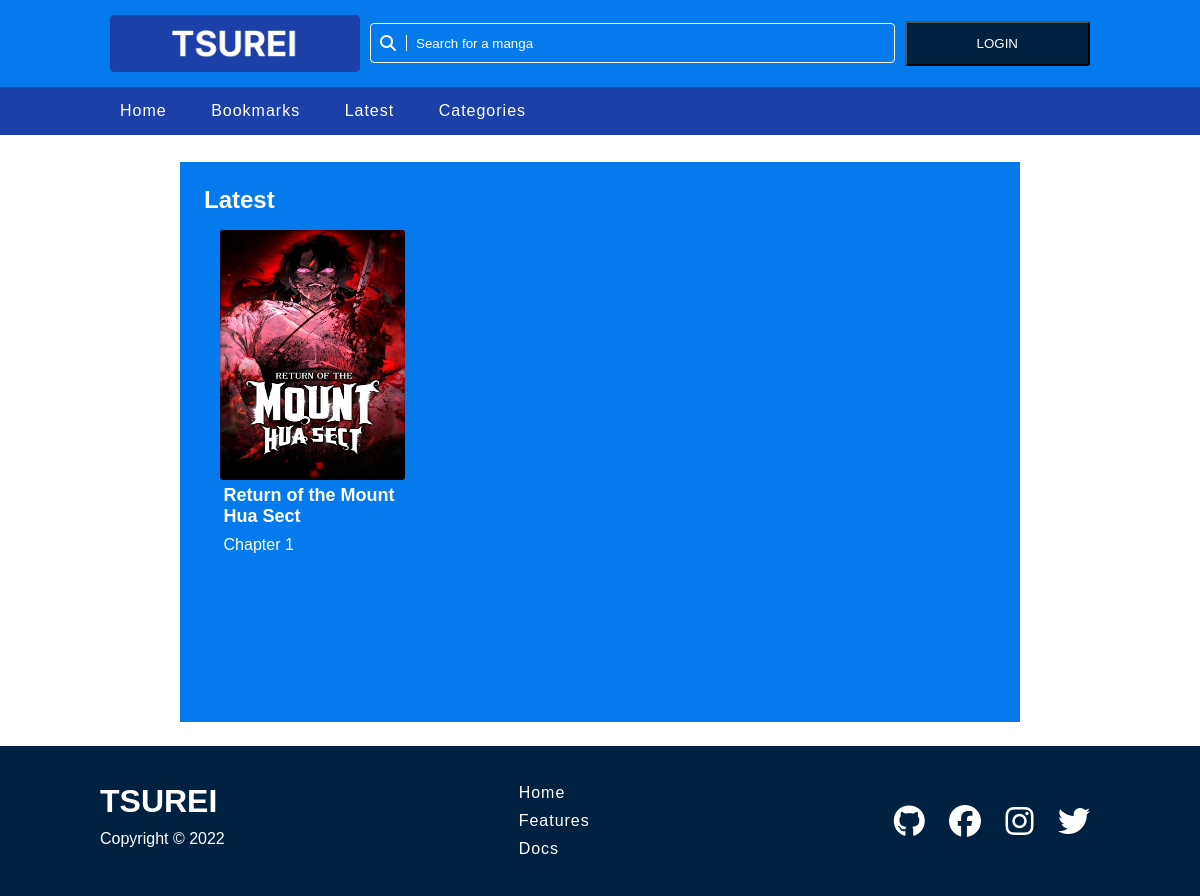
The page /latest/ on the database as committed earlier.
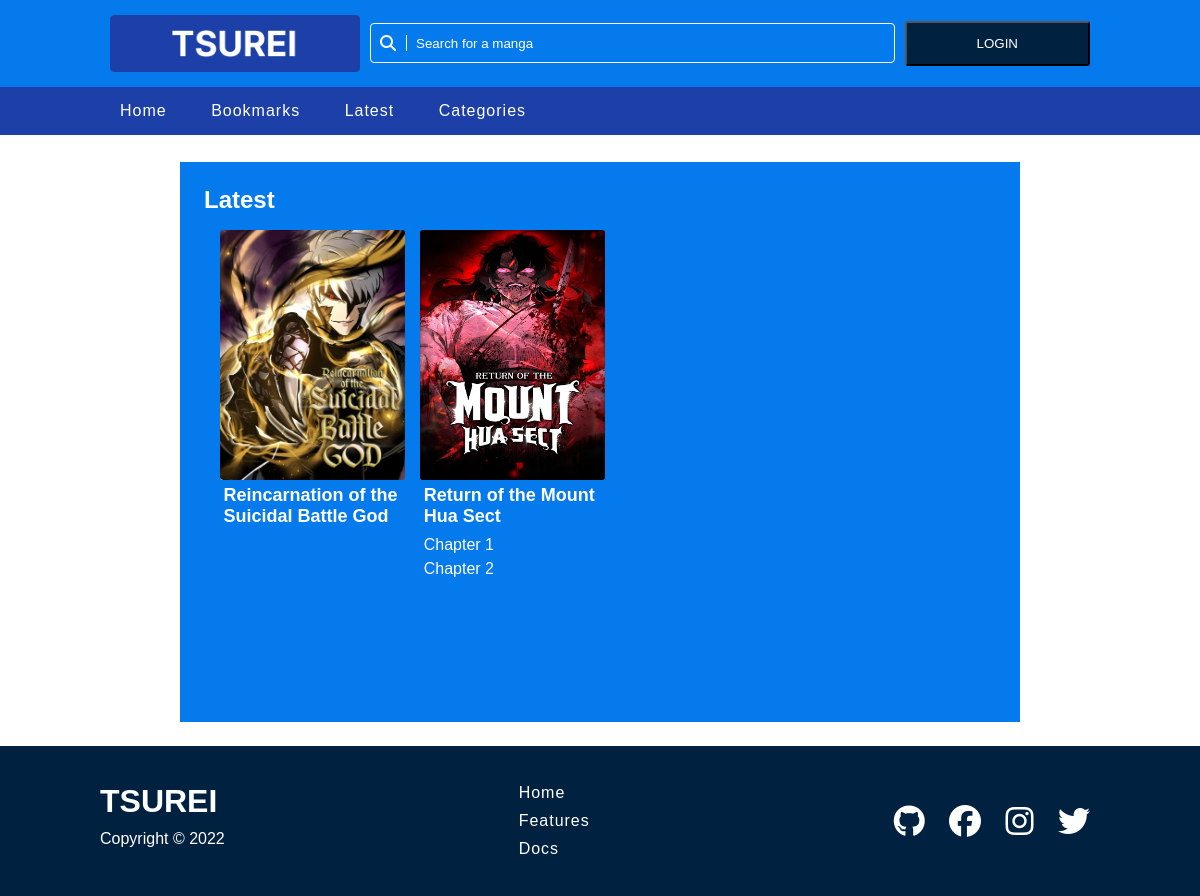
The same page on the database as committed later.
### manga/models.py (models this page shows, shortened)
class Manga(models.Model):
    user = models.ForeignKey(User, on_delete=models.CASCADE)
    author = models.CharField(max_length=50)
    title = models.CharField(max_length=100)
    cover = models.ImageField(upload_to='mangas/')
    summary = models.TextField()
    posted_date = models.DateTimeField(auto_now_add=True)
    manga_views = models.IntegerField(default=0, null=True, blank=True)
    status = models.CharField(max_length=20, default="Releasing")

class Chapter(models.Model):
    manga = models.ForeignKey(Manga, related_name="chapters", on_delete=models.CASCADE)
    chapter_number = models.IntegerField(default=1)
    image = models.ImageField(upload_to='mangas/')
    posted_date = models.DateTimeField(auto_now_add=True)

### manga/views.py (the view)
# urls.py: path('latest/', views.latest, name="latest"),
def latest(request):
    latest_mangas = Manga.objects.filter().order_by("-posted_date")
    return render(request, 'manga/latest.html', {"latest_mangas": latest_mangas})

### manga/templates/manga/latest.html (shortened to what this page needs)
{% extends 'manga/layout.html' %}
{% load static %}
{% block head %}
<link rel="stylesheet" href="{% static 'css/latest.css'%}">
{% endblock %}
{% block main %}
<div class="main-container">
    <div class="latest-container">
        <h2>Latest</h2>
        <div class="latest">
            <div class="manga-grid">
                {% for latest_manga in latest_mangas %}
                <div class="manga-grid-item">
                    <div class="manga-grid-image">
                        <img src="{{ latest_manga.cover.url }}">
                    </div>
                    <div class="manga-grid-info">
                        <h3><a href="{% url 'show-manga' latest_manga.id %}">{{ latest_manga.title }}</a></h3>
                        {% for chapter in latest_manga.chapters.all %}
                        <p>Chapter {{ chapter.chapter_number }}</p>
                        {% endfor %}
                    </div>
                </div>
                {% endfor %}
            </div>
        </div>
    </div>
</div>
{% endblock %}

### manga/templates/manga/layout.html (shortened to what this page needs)
{% load static %}
<!DOCTYPE html>
<html>
    <head>
        <link rel="stylesheet" href="{% static 'css/layout.css' %}">
        <link  rel="stylesheet" href="https://unpkg.com/swiper@8/swiper-bundle.min.css"/>
        {% block head %} {% endblock%}
    </head>
    <body>
        <div class="container">
            <div class="header">
                <nav class="nav-1">
                    <div class="logo">
                        <a href="{% url 'index' %}"><img class="logo-img" src="{% static 'images/logo.png' %}" alt="logo-image"></a>
                    </div>
                    <div class="search">
                        <input type="text" name="q" placeholder="Search for a manga">
                        <i class="fa fa-search" aria-hidden="true"></i>
                    </div>
                    <div class="btns">
                        {% if not request.user.is_authenticated %}
                            <button>
                                <a class="btn-login" href="{% url 'login' %}">LOGIN</a>
                            </button>
                        {% else %}
                            <a href="{% url 'profile' request.user.username %}">{{request.user.username}}</a>
                            <a href="{% url 'upload' %}">Upload</a>
                            <button>
                                <a class="btn-logout" href="{% url 'logout' %}">LOGOUT</a>
                            </button>
                        {% endif %}
                    </div>
                </nav>
                <nav class="nav-2">
                    <div class="btns">
                        <ul>
                            <li><a href="{% url 'index' %}">Home</a></li>
                            <li><a href="{% url 'bookmarks' %}">Bookmarks</a></li>
                            <li><a href="{% url 'latest' %}">Latest</a></li>
                            <li><a href="{% url 'categories' %}">Categories</a></li>
                        </ul>
                    </div>
                </nav>
            </div>
            <div class="main">
                {% block main %}
                {% endblock %}
            </div>
            <footer class="footer">
                <div class="footer-container">
                    <div class="title">
                        <h1>TSUREI</h1>
                        <p>Copyright &copy; 2022</p>
                    </div>
                    <div class="btns">
                        <ul>
                            <li><a href="index.html">Home</a></li>
                            <li><a href="features.html">Features</a></li>
                            <li><a href="docs.html">Docs</a></li>
                        </ul>
                    </div>
                    <div class="social">
                        <a href="#"><i class="fab fa-github fa-2x"></i></a>
                        <a href="#"><i class="fab fa-facebook fa-2x"></i></a>
                        <a href="#"><i class="fab fa-instagram fa-2x"></i></a>
                        <a href="#"><i class="fab fa-twitter fa-2x"></i></a>
                    </div>
                </div>
            </footer>
        </div>
    </body>
</html>

### manga/static/css/layout.css (style rules this page uses)
* { margin: 0; padding: 0; font-family: Arial, Helvetica, sans-serif; color: white; box-sizing: border-box; }
a { text-decoration: none; }
input { color: black; }
.container { width: 100%; min-height: 100vh; }
.header { display: flex; flex-direction: column; width: 100%; }
.nav-1 { width: 100%; display: flex; justify-content: space-between; background-color: #047AED; align-items: center; padding: 15px 100px; }
.nav-1 .logo-img { width: 250px; height: auto; display: block; position: relative; margin: 0 10px; }
.nav-1 .search { position: relative; width: 600px; height: 40px; }
.nav-1 .search input { position: absolute; top: 0; left: 0; width: 100%; height: 100%; color: #fff; background: transparent; outline: none; border: 1px solid #fff; border-radius: 4px; padding: 0 10px 0 45px; }
.nav-1 .search input::placeholder { color: #fff; }
.nav-1 .search .fa-search { position: absolute; top: 50%; transform: translateY(-50%); left: 10px; border-right: 1px solid #fff; padding-right: 10px; }
.btns { position: relative; width: auto; height: 45px; display: flex; justify-content: center; align-items: center; }
.btns a, .btns button { margin: 0 10px; }
.btns button { width: 100%; height: 100%; padding: 0px 60px; background-color: #002240; border-radius: 3px; cursor: pointer; }
.btns a { text-decoration: none; color: white; }
.nav-2 { width: 100%; background-color: #1C3FA8; height: 6vh; }
.nav-2 .btns { display: flex; justify-content: flex-start; flex-wrap: wrap; height: 100%; padding-left: 100px; }
.nav-2 .btns ul li { list-style: none; display: inline-block; margin: 0 10px; }
.nav-2 .btns ul li a { text-decoration: none; color: white; font-weight: 500; letter-spacing: 1px; }
.main { width: 100%; }
.footer { background-color: #002240; height: 150px; }
.footer-container { display: flex; justify-content: space-between; align-items: center; height: 100%; margin: 0 100px; }
.footer p { padding: 10px 0; }
.footer .btns { display: flex; justify-content: flex-start; align-items: center; flex-wrap: wrap; height: 100%; }
.footer .btns ul li { list-style: none; margin: 10px; }
.footer .btns ul li a { text-decoration: none; color: white; font-weight: 500; letter-spacing: 1px; }
.footer .social a { margin: 0 10px; }

### manga/static/css/latest.css (style rules this page uses)
.main-container { margin-top: 15px; display: flex; flex-direction: column; justify-content: center; align-items: center; width: 100%; padding-bottom: 1%; }
.latest-container { min-height: 70vh; max-height: auto; width: 70%; background-color: #047AED; padding: 2%; }
.latest { margin: 2%; display: flex; flex-direction: column; justify-content: center; align-items: center; }
.latest { margin-top: 2%; }
.latest-container { margin-top: 1%; margin-bottom: 1%; }
.manga-grid { width: 100%; display: grid; grid-template-columns: 185px 185px 185px 185px 185px 185px; column-gap: 2%; }
.manga-grid-item { display: flex; flex-direction: column; justify-content: center; align-items: center; height: 100%; }
.manga-grid-image { max-width: 100%; max-height: 100%; height: 100%; width: 100%; }
.manga-grid-info { height: 100%; margin-top: 3%; margin-left: 4%; width: 100%; }
.manga-grid-info h3 { padding-bottom: 5%; font-size: 18px; }
.manga-grid-info p { padding-bottom: 3%; }
.manga-grid-image img { max-width: 100%; max-height: 100%; height: 250px; width: 100%; border-radius: 3px; display: block; }

Rows that differ between the two databases and show on the page:
added Manga: cover (picture), title "Reincarnation of the Suicidal Battle God"
added Chapter: chapter_number "2", shown under Manga "Return of the Mount Hua Sect"
